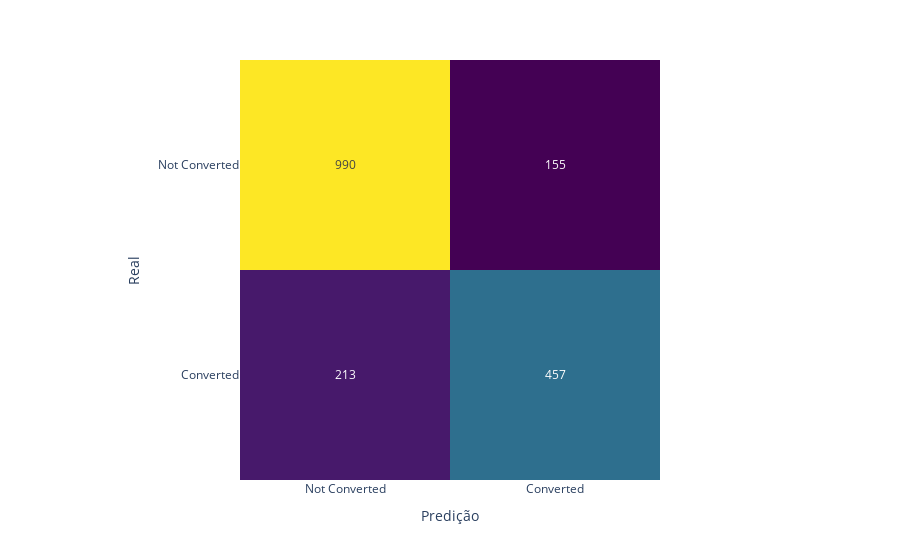

The code cell stored with this chart in its notebook:
### Code cell
# Mostrar uma matriz de confusão em Plotly

conf_matrix = confusion_matrix(y_test,y_pred)

fig = px.imshow(
    conf_matrix,
    labels=dict(x='Predição', y='Real', color='Contagem'),
    x=['Not Converted', 'Converted'],
    y=['Not Converted', 'Converted'],
    color_continuous_scale='Viridis'
)

fig.update_traces(text=conf_matrix, texttemplate="%{z}")
fig.update_layout(coloraxis_showscale=False)

fig.show()

### Figure 1 — Plotly figure (JSON) as saved in the notebook; plotly's stock layout.template omitted (floating-point values rounded to 4 significant figures)
{"data": [{"coloraxis": "coloraxis", "hovertemplate": "Predição: %{x}<br>Real: %{y}<br>Contagem: %{z}<extra></extra>", "name": "0", "text": [[990, 155], [213, 457]], "texttemplate": "%{z}", "type": "heatmap", "x": ["Not Converted", "Converted"], "xaxis": "x", "y": ["Not Converted", "Converted"], "yaxis": "y", "z": [[990, 155], [213, 457]]}], "layout": {"coloraxis": {"colorbar": {"title": {"text": "Contagem"}}, "colorscale": [[0, "#440154"], [0.1111, "#482878"], [0.2222, "#3e4989"], [0.3333, "#31688e"], [0.4444, "#26828e"], [0.5556, "#1f9e89"], [0.6667, "#35b779"], [0.7778, "#6ece58"], [0.8889, "#b5de2b"], [1, "#fde725"]], "showscale": false}, "margin": {"t": 60}, "xaxis": {"anchor": "y", "constrain": "domain", "domain": [0, 1], "scaleanchor": "y", "title": {"text": "Predição"}}, "yaxis": {"anchor": "x", "autorange": "reversed", "constrain": "domain", "domain": [0, 1], "title": {"text": "Real"}}}}
